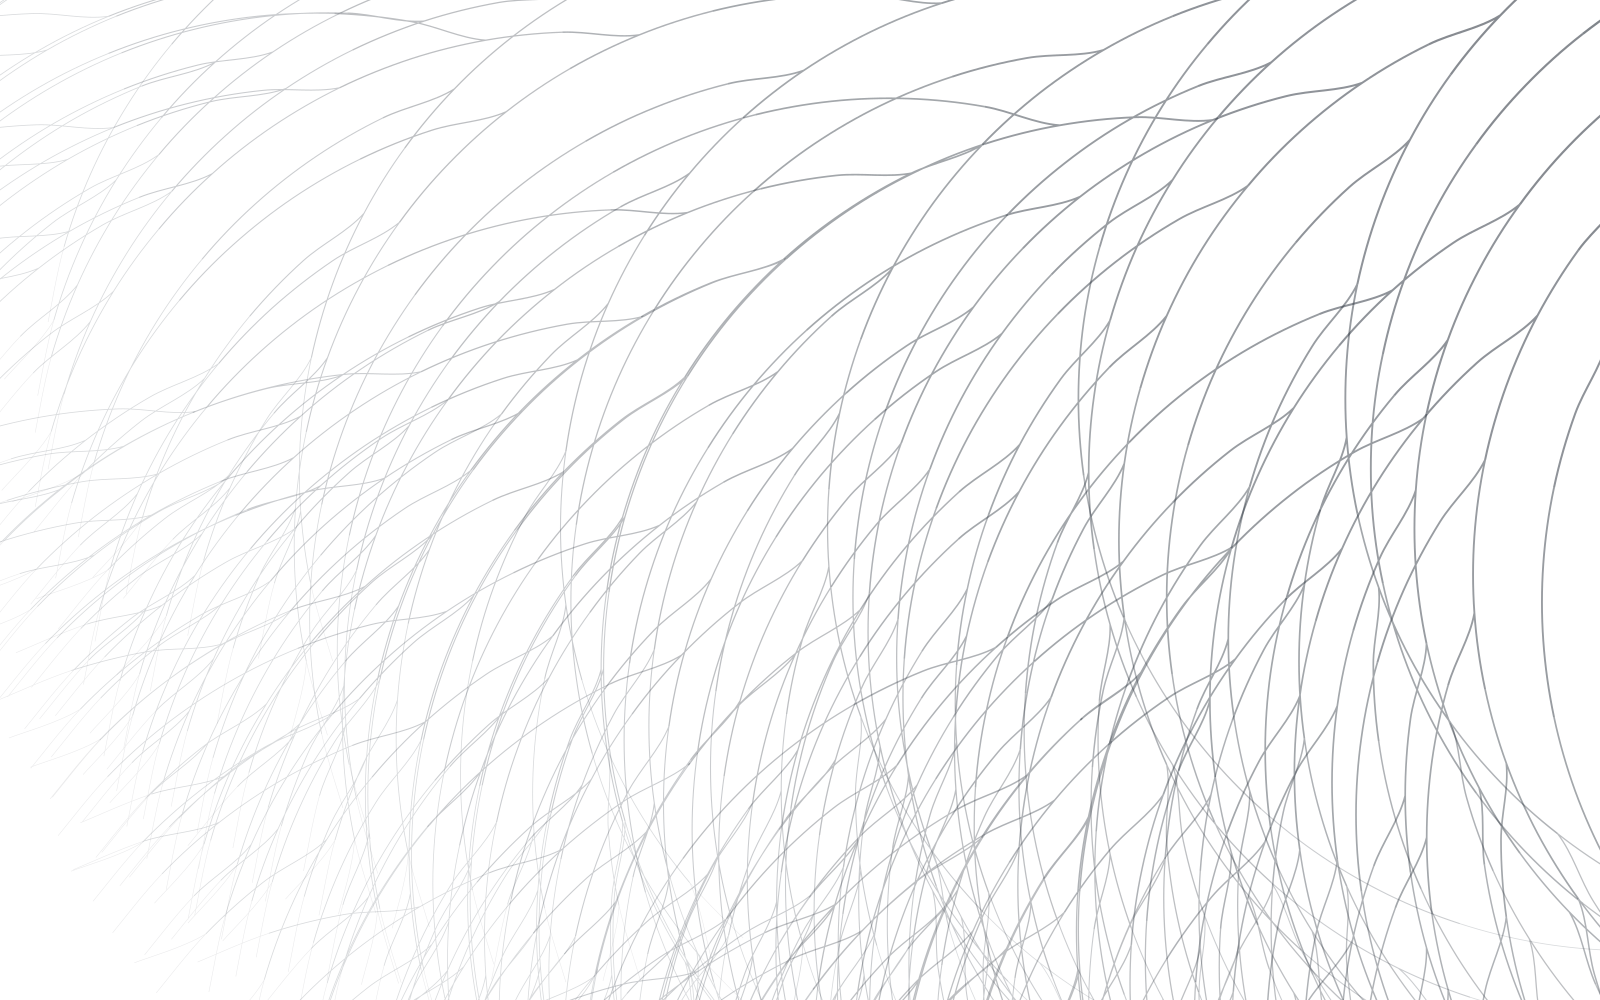

This chart was generated by the following Python code:
#!/usr/bin/env python3
"""Generate collatz.svg — the background artwork.

The Collatz conjecture: from any positive integer n, repeat n -> n/2 when n is
even and n -> 3n+1 when it is odd, and you always fall to 1. Nobody has proved
it. This draws the *reverse* of that process as a tree rooted at 1: every node m
has a child 2m, and additionally a child (m-1)/3 whenever that is an odd integer
greater than 1. Every number whose Collatz sequence is short enough appears in it.

The tree is then walked as turtle graphics. Each edge is one step, and the
heading rotates by EVEN_TURN on a halving step or ODD_TURN on a 3n+1 step.
Halvings vastly outnumber odd steps, so the trunk curves gently while the rare
odd steps fling off branches -- which is what gives the structure its coral look.

Ink is graded by depth, heavy on the near branches and almost transparent at the
tips, which is what dissolves the frontier where every branch stops at the same
distance. Chains are cut at the band boundaries so each path carries one weight,
and the caps are butt so those cuts do not bead the strand.

This is the offline twin of collatz.js, and the constants below have to be kept
in step with it. It renders the same crop the script does, so `background-size:
cover` on the fallback lands close to what the browser would have drawn.

Usage:  python3 collatz.py  (rewrites collatz.svg in place)
"""
import math

EVEN_TURN = 8.0        # degrees, rotation on an n -> n/2 step
ODD_TURN = -20.0       # degrees, rotation on an n -> 3n+1 step
MAX_DEPTH = 32         # tree depth; growth is ~1.3x per level
START_HEADING = 170.0  # orients the whole drawing to a landscape bounding box
PAD = 0.03

ZOOM = 2.0             # scale past the fit, to push the bare wedge off-frame
ANCHOR_X = 0.33        # point of the bounding box pinned to the frame's centre
ANCHOR_Y = 0.36

BANDS = 12             # depth bands, root end to tip end
NEAR_WIDTH, FAR_WIDTH = 2.4, 0.55
NEAR_ALPHA, FAR_ALPHA = 0.62, 0.10
RAMP = 1.6

INK = "#28303a"        # near-black with a cool cast; matches --ink in style.css
FRAME_W, FRAME_H = 1600, 1000   # the crop this is rendered for, at 16:10


def build():
    """Grow the reverse Collatz tree, returning coords, adjacency and depths."""
    even, odd = math.radians(EVEN_TURN), math.radians(ODD_TURN)
    xs, ys, kids, depth, parent = [0.0], [0.0], [[]], [0], [-1]
    stack = [(1, 0, math.radians(START_HEADING), 0)]
    while stack:
        m, i, heading, d = stack.pop()
        if d >= MAX_DEPTH:
            continue
        steps = [(2 * m, even)]
        if (m - 1) % 3 == 0:
            k = (m - 1) // 3
            if k > 1 and k % 2 == 1:      # k must be an odd integer above the 4-2-1 cycle
                steps.append((k, odd))
        for value, turn in steps:
            h = heading + turn
            xs.append(xs[i] + math.cos(h))
            ys.append(ys[i] + math.sin(h))
            kids.append([])
            depth.append(d + 1)
            parent.append(i)
            kids[i].append(len(xs) - 1)
            stack.append((value, len(xs) - 1, h, d + 1))
    return xs, ys, kids, depth, parent


def chains(kids):
    """Collapse runs of single-child nodes into polylines, so the SVG stays small."""
    out, stack = [], [(0, [0])]
    while stack:
        i, pts = stack.pop()
        c = kids[i]
        if len(c) == 1:
            pts.append(c[0])
            stack.append((c[0], pts))
        else:
            if len(pts) >= 2:
                out.append(pts)
            for j in c:
                stack.append((j, [i, j]))
    return out


def band(d):
    return min(BANDS - 1, d * BANDS // (MAX_DEPTH + 1))


def slice_bands(polys, depth):
    """Cut each chain where it crosses into the next band, so each piece carries
    one weight. The boundary node goes to the piece on either side of it, so the
    two abut exactly -- see the butt-cap note in render() for why they must not
    overlap by so much as a cap."""
    out = []
    for pts in polys:
        start, b = 0, band(depth[pts[0]])
        for i in range(1, len(pts)):
            nb = band(depth[pts[i]])
            if nb == b:
                continue
            out.append(pts[start:i + 1])
            start, b = i, nb
        if len(pts) - start >= 2:
            out.append(pts[start:])
    return out


def curve_d(route, xs, ys, parent, kids, s, ox, oy):
    """One piece as Catmull-Rom cubics through its nodes, mirroring curveD in
    collatz.js: the tangent at each node comes from its drawn-geometry
    neighbours (parent on one side, first child on the other), so pieces cut at
    the band boundaries meet with matching tangents instead of kinking. Ends
    without a neighbour (the root, a tip) clamp the tangent to the chord."""
    def X(i):
        return xs[i] * s + ox

    def Y(i):
        return oy - ys[i] * s

    def beyond(i, j):
        """The neighbour of i on the far side of j, following the drawn geometry."""
        if j == parent[i]:
            return kids[i][0] if kids[i] else -1
        return parent[i]

    d = [f"M{X(route[0]):.1f} {Y(route[0]):.1f}"]
    for k in range(len(route) - 1):
        a, b = route[k], route[k + 1]
        ax, ay, bx, by = X(a), Y(a), X(b), Y(b)
        pre, post = beyond(a, b), beyond(b, a)
        p0x, p0y = (X(pre), Y(pre)) if pre >= 0 else (ax, ay)
        p3x, p3y = (X(post), Y(post)) if post >= 0 else (bx, by)
        d.append(
            f"C{ax + (bx - p0x) / 6:.1f} {ay + (by - p0y) / 6:.1f}"
            f" {bx - (p3x - ax) / 6:.1f} {by - (p3y - ay) / 6:.1f}"
            f" {bx:.1f} {by:.1f}"
        )
    return "".join(d)


def render(xs, ys, kids, depth, parent):
    polys = slice_bands(chains(kids), depth)
    x0, x1, y0, y1 = min(xs), max(xs), min(ys), max(ys)
    bw, bh = x1 - x0, y1 - y0
    pad = PAD * max(bw, bh)
    # Cover the frame the way the script covers the viewport, then zoom in on the
    # anchor. y is flipped: SVG's axis grows downward.
    s = max(FRAME_W / (bw + 2 * pad), FRAME_H / (bh + 2 * pad)) * ZOOM
    ox = FRAME_W / 2 - (x0 + bw * ANCHOR_X) * s
    oy = FRAME_H / 2 + (y1 - bh * ANCHOR_Y) * s

    by_band = [[] for _ in range(BANDS)]
    for pts in polys:
        by_band[band(depth[pts[0]])].append(pts)

    paths = []
    for b, group in enumerate(by_band):
        if not group:
            continue
        f = (b / (BANDS - 1)) ** RAMP if BANDS > 1 else 0.0
        width = NEAR_WIDTH + (FAR_WIDTH - NEAR_WIDTH) * f
        alpha = NEAR_ALPHA + (FAR_ALPHA - NEAR_ALPHA) * f
        d = "".join(curve_d(pts, xs, ys, parent, kids, s, ox, oy) for pts in group)
        paths.append(
            f'<path d="{d}" stroke-width="{width:.2f}" stroke-opacity="{alpha:.3f}"/>'
        )

    body = "".join(paths)
    return (
        # Butt caps, deliberately: two pieces meet at every branch and every band
        # boundary, and round caps would composite two half-discs of ink there and
        # bead the strand with a dark dot at each joint.
        f'<svg xmlns="http://www.w3.org/2000/svg" viewBox="0 0 {FRAME_W} {FRAME_H}">'
        f'<g fill="none" stroke="{INK}" stroke-linecap="butt" '
        f'stroke-linejoin="round">{body}</g></svg>\n'
    ), sum(len(q) - 1 for q in polys)


if __name__ == "__main__":
    svg, segments = render(*build())
    with open("collatz.svg", "w") as f:
        f.write(svg)
    print(f"collatz.svg  {segments} segments  {FRAME_W}x{FRAME_H}  {len(svg)/1024:.1f} KB")
